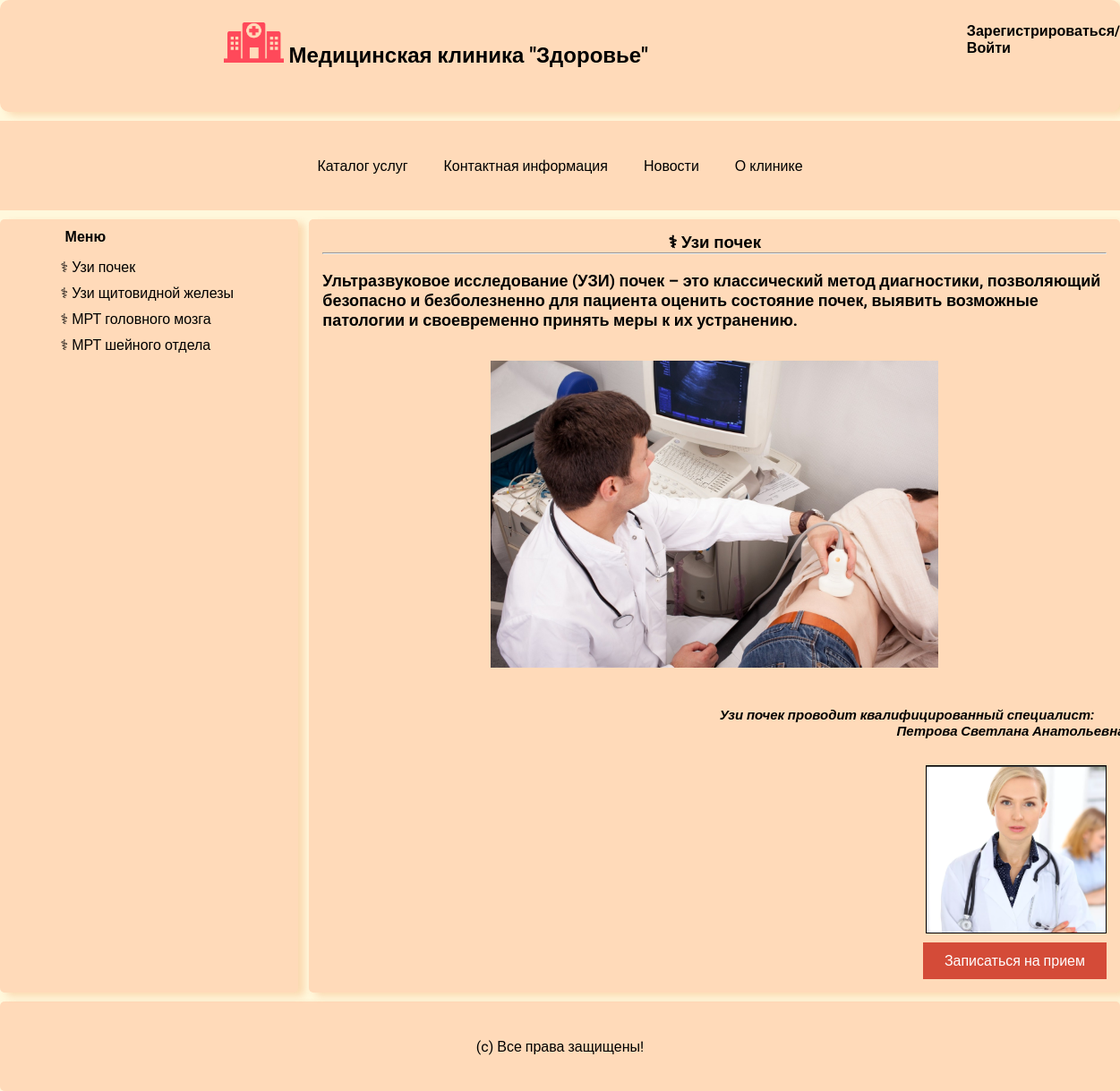
/pages/usluga.php?usluga=1, run on the app's committed database.
### tables this page shows
CREATE TABLE `content` (
  `id_content` int(11) NOT NULL,
  `zagolovok` varchar(255) NOT NULL,
  `opisanie` text NOT NULL,
  `image` varchar(50) NOT NULL,
  `id_page` int(11) NOT NULL,
  `img_doctor` varchar(255) NOT NULL,
  `about_doc` varchar(255) NOT NULL
);

### pages/usluga.php (the view, shortened to what this page needs)
<?php
	include 'db.php';
	$z1 = '';
	$z2 = '';
	$z3 = '';
	$z4 = '';
	$r1 = mysqli_query($link, "SELECT * FROM content WHERE id_content= 1");
	$r2 = mysqli_query($link, "SELECT * FROM content WHERE id_content= 2");
	$r3 = mysqli_query($link, "SELECT * FROM content WHERE id_content= 3");
	$r4 = mysqli_query($link, "SELECT * FROM content WHERE id_content= 4");
	while ($result = mysqli_fetch_array($r1)) {
		$z1 = $result['zagolovok'];
	}
	while ($result = mysqli_fetch_array($r2)) {
		$z2 = $result['zagolovok'];
	}
	while ($result = mysqli_fetch_array($r3)) {
		$z3 = $result['zagolovok'];
	}
	while ($result = mysqli_fetch_array($r4)) {
		$z4 = $result['zagolovok'];
	}
?>
	<head>
		<link rel="stylesheet" href="../../style/style.css">
	</head>
	<body>
		<div class="container">
			<?php
				include $_SERVER['DOCUMENT_ROOT']."/pages/root/header.php";
			?>
		<nav>
			<?php
				include $_SERVER['DOCUMENT_ROOT']."/pages/root/navbar.php";
			?>
		</nav>
		<section>
			<aside>
				<p><h4>Меню</h4></p>
				<ul>
				  <a href= "usluga.php?usluga=1"><li><?=$z1;?></li></a>
				  <a href= "usluga.php?usluga=2"><li><?=$z2;?></li></a>
				  <a href= "usluga.php?usluga=3"><li><?=$z3;?></li></a>
				  <a href= "usluga.php?usluga=4"><li><?=$z4;?></li></a>
				</ul>
			</aside>
			<article>
			<?php
			  $link = mysqli_connect("localhost", "root", "root", "mysite");
				if ($_GET['usluga'] == 1){
				  $res = mysqli_query($link, "SELECT * FROM content WHERE id_content = 1");
				  while ($result = mysqli_fetch_array($res)) {
					echo "
					<p><h1>{$result['zagolovok']}</h1></p><hr><br>
					<p><h3>{$result['opisanie']}</h3></p><br>
					<img class='img_help' src='{$result['image']}' alt='Как выгдядит узи почек'><br>
					{$result['about_doc']}
					<img class='doctor' src='{$result['img_doctor']}' alt='Врач'>
					<p><a href='page.php?page=contact' class='buttom'>Записаться на прием</a></p>
					";
				  }
				}
			?>
			</article>
		</section>
		<footer>
			<div>(c) Все права защищены!</div>
		</footer>
		</div>
	</body>

### pages/root/header.php (shortened to what this page needs)
<header>
		<a href= "/"><h2> <img src="/img/logo.png" alt="logo">
		Медицинская клиника "Здоровье"<h2></a>
		<?php
		  if ($_SESSION['login'] == ''){
		?>
		<a href = "../../pages/page.php?page=auth"><h6>Зарегистрироваться/Войти</h6></a>
		<?php
		  } else {
		?>
		<a href = "../../pages/account.php"><h6>Личный кабинет</h6></a>
		<a href = "../../pages/logout.php"><h6>Выйти</h6></a>
		<?php
		  }
		?>
</header>

### pages/root/navbar.php
<ul class="navi">
  <a href= "/pages/page.php?page=service"><li>Каталог услуг</li></a>
  <a href= "/pages/page.php?page=contact"><li>Контактная информация</li></a>
  <a href= "/pages/page.php?page=news&num=1"><li>Новости</li></a>
  <a href= "/pages/page.php?page=about"><li>О клинике</li></a>
</ul>

### style/style.css (style rules this page uses)
* { margin:0; padding:0; font-family: 'Roboto', sans-serif; }
body { background-color: #FFF8DC; }
header { display: flex; height: 100px; background-color: #FFDAB9; margin-bottom: 10px; padding-top: 2%; padding-left: 20%; border-radius: 10px; box-shadow: 7px 4px 8px 0px rgba(234, 95, 3, 0.2); }
a { text-decoration: none; color:black; }
header img { width: 8%; }
nav { background-color: #FFDAB9; margin-bottom: 10px; }
.navi { display: flex; flex-direction: row; justify-content: center; align-items: center; height: 100px; }
.navi li { list-style-type: none; padding: 20px; }
section { display: flex; }
h4 { padding: 10px; }
aside { padding-left: 5%; background-color: #FFDAB9; width: 30%; border-radius: 5px; box-shadow: 7px 4px 8px 0px rgba(234, 95, 3, 0.2); }
aside li { list-style-type: none; padding: 5px; }
article { padding: 15px; background-color: #FFDAB9; width: 70%; margin-left: 1%; border-radius: 5px; box-shadow: 7px 4px 8px 0px rgba(234, 95, 3, 0.2); }
footer { display: flex; flex-direction: row; justify-content: center; align-items: center; margin-top:10px; width: 100%; height: 100px; background-color: #FFDAB9; border-radius: 5px; box-shadow: 7px 4px 8px 0px rgba(234, 95, 3, 0.2); }
article h1 { text-align: center; }
article h3 { font-size: 18px; }
article h4 { font-size: 15px; text-align: right; font-style: italic; }
.img_help { display: block; width: 500px; padding: 15px; margin: auto; }
.doctor { width: 200px; float:right; border: 1px solid; }
a.buttom { clear:both; color: #fff; text-decoration: none; user-select: none; background: rgb(212,75,56); padding: .7em 1.5em; outline: none; float:right; margin-top: 10px; }

### data on the page
content: zagolovok "⚕ Узи почек", opisanie "Ультразвуковое исследование (УЗИ) почек – это классический метод диагностики, позволяющий безопасно и безболезненно для пациента оценить состояние почек, выявить возможные патологии и своевременно принять меры к их устранению.", image (picture), about_doc "Узи почек проводит квалифицированный специалист: Петрова Светлана…", img_doctor (picture)
content: zagolovok "⚕ Узи щитовидной железы"
content: zagolovok "⚕ МРТ головного мозга"
content: zagolovok "⚕ МРТ шейного отдела"
